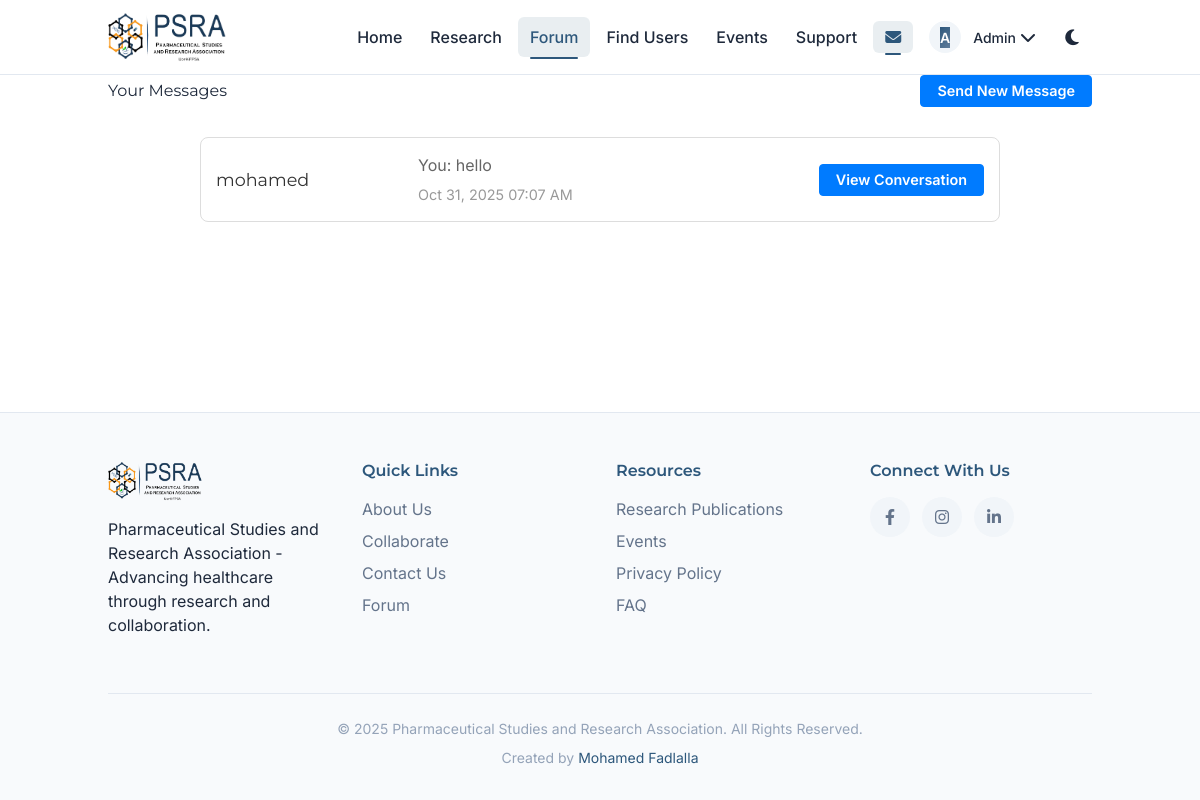
Before: /forum/messages (signed in) with the older database file.
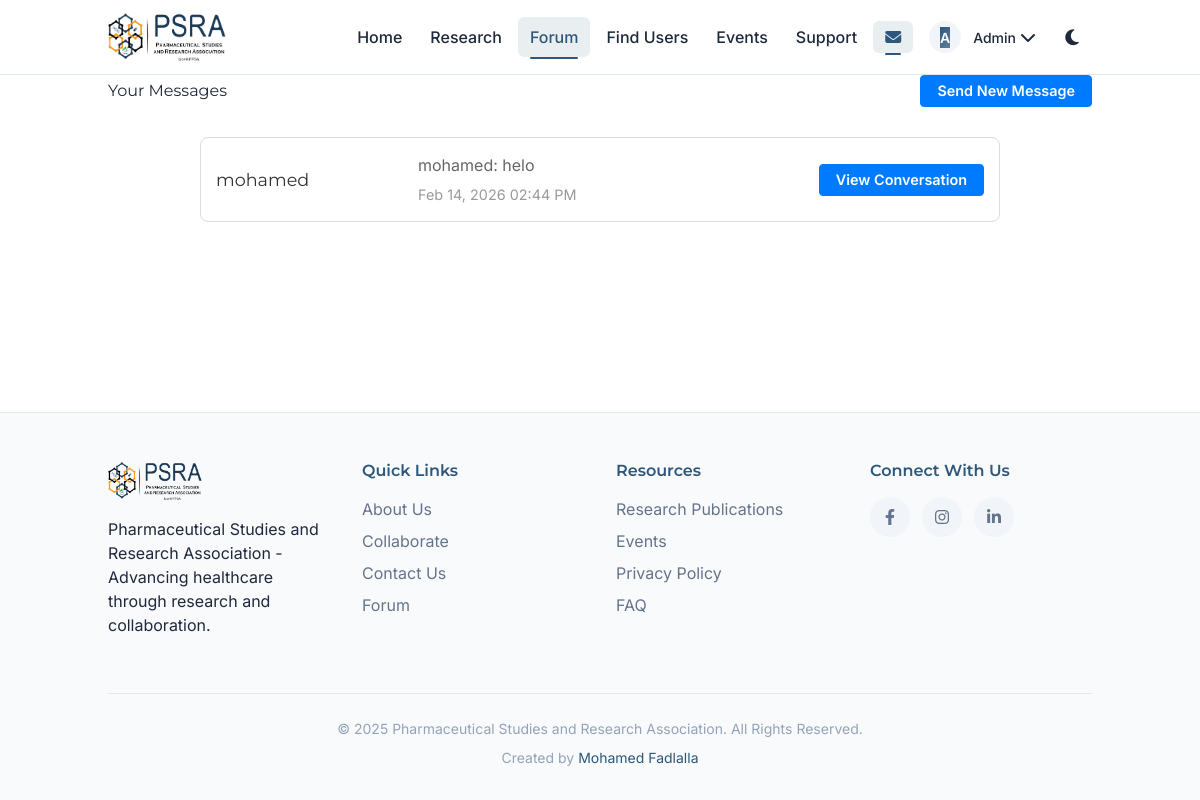
After: the same page with the newer database file.
### models.py (models this page shows, shortened)
class User(UserMixin, db.Model):
    id = db.Column(db.Integer, primary_key=True)
    name = db.Column(db.String(100), nullable=False)
    email = db.Column(db.String(120), unique=True, nullable=False)
    password_hash = db.Column(db.String(128), nullable=False)
    batch_number = db.Column(db.Integer, nullable=True)
    phone_number = db.Column(db.String(20), nullable=True)
    whatsapp_number = db.Column(db.String(20), nullable=True)
    is_member = db.Column(db.Boolean, default=False)
    status = db.Column(db.String(20), default='student')  # 'student', 'alumni', 'undergraduate'
    headline = db.Column(db.String(200), nullable=True)
    location = db.Column(db.String(100), nullable=True)
    about = db.Column(db.Text, nullable=True)
    skills = db.Column(db.Text, nullable=True)  # Comma-separated skills
    education = db.Column(db.Text, nullable=True)  # JSON array of education entries
    experience = db.Column(db.Text, nullable=True)  # JSON array of work experience entries
    linkedin_url = db.Column(db.String(200), nullable=True)
    website_url = db.Column(db.String(200), nullable=True)
    cover_photo_url = db.Column(db.String(200), default=None)
    profile_picture_url = db.Column(db.String(200), default=None)
    languages = db.Column(db.Text, nullable=True)  # Comma-separated languages
    certifications = db.Column(db.Text, nullable=True)  # JSON or text for certifications
    projects = db.Column(db.Text, nullable=True)  # JSON or text for projects
    publications = db.Column(db.Text, nullable=True)  # Research publications
    professional_summary = db.Column(db.Text, nullable=True)  # Separate from about
    is_admin = db.Column(db.Boolean, default=False)
    email_notifications_enabled = db.Column(db.Boolean, default=True)
    event_reminders_enabled = db.Column(db.Boolean, default=True)
    new_research_alerts_enabled = db.Column(db.Boolean, default=True)
    created_at = db.Column(db.DateTime, default=datetime.utcnow)
    posts = db.relationship('Post', backref='author', lazy=True)
    comments = db.relationship('Comment', backref='author', lazy=True)
    likes = db.relationship('Like', backref='user', lazy=True)
    events = db.relationship('Event', backref='creator', lazy=True)

class Message(db.Model):
    id = db.Column(db.Integer, primary_key=True)
    sender_id = db.Column(db.Integer, db.ForeignKey('user.id'), nullable=False)
    receiver_id = db.Column(db.Integer, db.ForeignKey('user.id'), nullable=False)
    content = db.Column(db.Text, nullable=False)
    is_read = db.Column(db.Boolean, default=False)
    read_at = db.Column(db.DateTime, nullable=True)
    created_at = db.Column(db.DateTime, default=datetime.utcnow)
    sender = db.relationship('User', foreign_keys=[sender_id], backref='sent_messages')
    receiver = db.relationship('User', foreign_keys=[receiver_id], backref='received_messages')

### forum/routes.py (the view)
@forum_bp.route('/messages')
@login_required
def messages():
    conversations = MessageService.get_conversations(current_user.id)
    return render_template('messages.html', conversations=conversations)

### app.py (called while the page is built)
@login_manager.user_loader
def load_user(user_id):
    return User.query.get(int(user_id))

@app.context_processor
def inject_unread_messages():
    if current_user.is_authenticated:
        unread_count = Message.query.filter_by(receiver_id=current_user.id, is_read=False).count()
        return {'unread_message_count': unread_count}
    return {'unread_message_count': 0}

### utils/query_helpers.py (called while the page is built)
def get_unread_message_count(Message, user_id: int, from_user_id: Optional[int] = None) -> int:
    query = Message.query.filter_by(receiver_id=user_id, is_read=False)
    if from_user_id:
        query = query.filter_by(sender_id=from_user_id)
    return query.count()

def get_latest_message(Message, user_id: int, other_user_id: int):
    return Message.query.filter(
        ((Message.sender_id == user_id) & (Message.receiver_id == other_user_id)) |
        ((Message.sender_id == other_user_id) & (Message.receiver_id == user_id))
    ).order_by(Message.created_at.desc()).first()

### templates/messages.html (shortened to what this page needs)
{% extends "base.html" %}
{% block content %}
<div class="container">
    <div class="messages-header">
        <h1>Your Messages</h1>
        <a href="{{ url_for('forum.send_message_by_username') }}" class="btn btn-primary">Send New Message</a>
    </div>
    {% if conversations %}
        <div class="conversations-list">
            {% for conv in conversations %}
            <div class="conversation-item {% if conv.unread_count > 0 %}unread{% endif %}">
                <div class="conversation-user">
                    <h3><a href="{{ url_for('forum.conversation', user_id=conv.user.id) }}">{{ conv.user.name }}</a></h3>
                </div>
                <div class="conversation-preview">
                    {% if conv.latest_message %}
                        <p class="latest-message">
                            {% if conv.latest_message.sender_id == current_user.id %}
                                You: {{ conv.latest_message.content[:50] }}{% if conv.latest_message.content|length > 50 %}...{% endif %}
                            {% else %}
                                {{ conv.user.name }}: {{ conv.latest_message.content[:50] }}{% if conv.latest_message.content|length > 50 %}...{% endif %}
                            {% endif %}
                        </p>
                        <small class="message-time">{{ conv.latest_message.created_at.strftime('%b %d, %Y %I:%M %p') }}</small>
                    {% else %}
                        <p class="no-messages">No messages yet</p>
                    {% endif %}
                </div>
                <div class="conversation-actions">
                    <a href="{{ url_for('forum.conversation', user_id=conv.user.id) }}" class="btn btn-primary">View Conversation</a>
                </div>
            </div>
            {% endfor %}
        </div>
    {% else %}
        <div class="no-conversations">
            <p>You haven't started any conversations yet.</p>
            <p><a href="{{ url_for('forum.send_message_by_username') }}">Send your first message</a> or <a href="{{ url_for('forum.forum_main') }}">browse the forum</a> to find users to message.</p>
        </div>
    {% endif %}
</div>
{% endblock %}

Changed rows visible on the page:
no longer on this page (row unchanged): Message: latest_message "hello", latest_message.created_at "Oct 31, 2025 07:07 AM"
added Message: latest_message "helo", latest_message.created_at "Feb 14, 2026 02:44 PM"
Other visible differences:
new list line: "mohamed mohamed"
new list line: ": View Conversation"
list line gone: "mohamed"
list line gone: "You: View Conversation"
